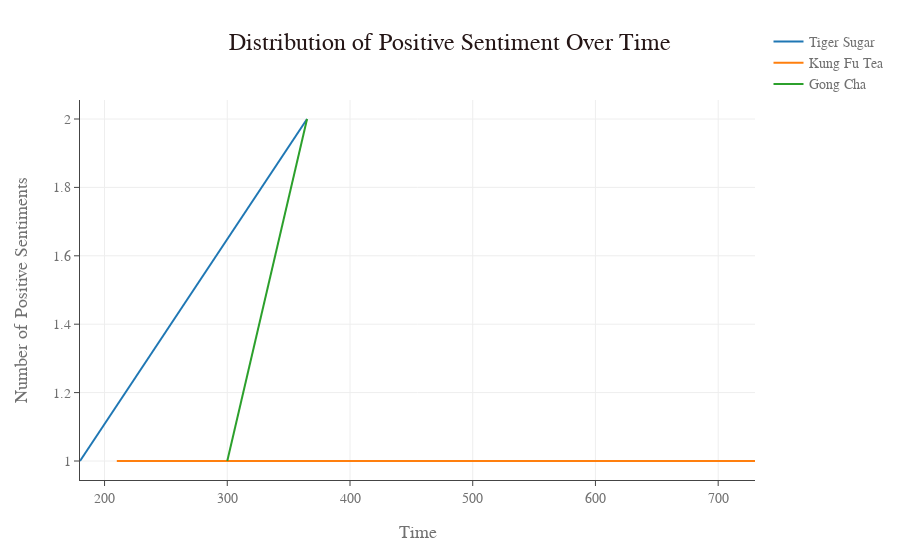

The code cell stored with this chart in its notebook:
### Code cell
import plotly.graph_objects as go

# Function to plot sentiment distribution over time
def plot_sentiment_over_time(df, name):
    # Filter the DataFrame to include only positive sentiment
    positive_df = df[df['Sentiment Category'] == 'Neutral']

    # Group by date and count the number of positive sentiment occurrences
    sentiment_counts = positive_df.groupby('Converted Time').size()

    # Create line trace for sentiment over time
    line = go.Scatter(
        x=sentiment_counts.index,
        y=sentiment_counts.values,
        mode='lines',
        name=name
    )

    return line

# Define DataFrames and names
df_names = ['Tiger Sugar', 'Kung Fu Tea', 'Gong Cha']
dataframes = [tiger_df, kungfu_df, gongcha_df]

data = []

# Iterate over each DataFrame
for df, name in zip(dataframes, df_names):
    # Plot sentiment distribution over time for each DataFrame
    line = plot_sentiment_over_time(df, name)
    data.append(line)

# Create layout
layout = go.Layout(
    title='Distribution of Positive Sentiment Over Time',
    xaxis_title='Time',
    yaxis_title='Number of Positive Sentiments',
    template=theme_hodp
)

# Create figure
fig = go.Figure(data=data, layout=layout)

# Show plot
fig.show()

### Figure 1 — Plotly figure (JSON) as saved in the notebook; plotly's stock layout.template omitted (floating-point values rounded to 4 significant figures)
{"data": [{"mode": "lines", "name": "Tiger Sugar", "type": "scatter", "x": [180, 365], "y": [1, 2]}, {"mode": "lines", "name": "Kung Fu Tea", "type": "scatter", "x": [210, 730], "y": [1, 1]}, {"mode": "lines", "name": "Gong Cha", "type": "scatter", "x": [300, 365], "y": [1, 2]}], "layout": {"title": {"text": "Distribution of Positive Sentiment Over Time"}, "xaxis": {"title": {"text": "Time"}}, "yaxis": {"title": {"text": "Number of Positive Sentiments"}}}}
